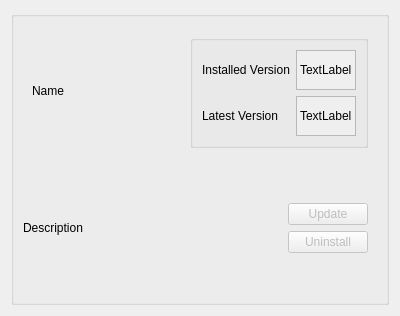
<?xml version="1.0" encoding="UTF-8"?>
<ui version="4.0">
 <class>listitem</class>
 <widget class="QWidget" name="listitem">
  <property name="geometry">
   <rect>
    <x>0</x>
    <y>0</y>
    <width>400</width>
    <height>316</height>
   </rect>
  </property>
  <property name="sizePolicy">
   <sizepolicy hsizetype="Preferred" vsizetype="Fixed">
    <horstretch>0</horstretch>
    <verstretch>0</verstretch>
   </sizepolicy>
  </property>
  <property name="windowTitle">
   <string>Plugin</string>
  </property>
  <layout class="QVBoxLayout" name="verticalLayout_2">
   <item>
    <widget class="QGroupBox" name="verticalGroupBox">
     <layout class="QVBoxLayout" name="verticalLayout">
      <item>
       <widget class="QWidget" name="horizontalWidget" native="true">
        <property name="sizePolicy">
         <sizepolicy hsizetype="Expanding" vsizetype="Minimum">
          <horstretch>0</horstretch>
          <verstretch>0</verstretch>
         </sizepolicy>
        </property>
        <property name="maximumSize">
         <size>
          <width>16777215</width>
          <height>300</height>
         </size>
        </property>
        <layout class="QHBoxLayout" name="horizontalLayout">
         <item>
          <widget class="QLabel" name="name">
           <property name="sizePolicy">
            <sizepolicy hsizetype="Preferred" vsizetype="Fixed">
             <horstretch>0</horstretch>
             <verstretch>0</verstretch>
            </sizepolicy>
           </property>
           <property name="maximumSize">
            <size>
             <width>16777215</width>
             <height>100</height>
            </size>
           </property>
           <property name="text">
            <string>Name</string>
           </property>
          </widget>
         </item>
         <item>
          <widget class="QGroupBox" name="gridGroupBox">
           <property name="sizePolicy">
            <sizepolicy hsizetype="Preferred" vsizetype="Fixed">
             <horstretch>0</horstretch>
             <verstretch>0</verstretch>
            </sizepolicy>
           </property>
           <property name="maximumSize">
            <size>
             <width>16777215</width>
             <height>200</height>
            </size>
           </property>
           <layout class="QGridLayout" name="gridLayout">
            <item row="1" column="0">
             <widget class="QLabel" name="label_3">
              <property name="maximumSize">
               <size>
                <width>16777215</width>
                <height>100</height>
               </size>
              </property>
              <property name="frameShape">
               <enum>QFrame::NoFrame</enum>
              </property>
              <property name="frameShadow">
               <enum>QFrame::Plain</enum>
              </property>
              <property name="text">
               <string>Latest Version</string>
              </property>
             </widget>
            </item>
            <item row="0" column="0">
             <widget class="QLabel" name="label_2">
              <property name="maximumSize">
               <size>
                <width>16777215</width>
                <height>100</height>
               </size>
              </property>
              <property name="contextMenuPolicy">
               <enum>Qt::PreventContextMenu</enum>
              </property>
              <property name="frameShape">
               <enum>QFrame::NoFrame</enum>
              </property>
              <property name="frameShadow">
               <enum>QFrame::Plain</enum>
              </property>
              <property name="text">
               <string>Installed Version</string>
              </property>
             </widget>
            </item>
            <item row="0" column="1">
             <widget class="QLabel" name="installedversion">
              <property name="maximumSize">
               <size>
                <width>16777215</width>
                <height>100</height>
               </size>
              </property>
              <property name="autoFillBackground">
               <bool>true</bool>
              </property>
              <property name="frameShape">
               <enum>QFrame::StyledPanel</enum>
              </property>
              <property name="frameShadow">
               <enum>QFrame::Raised</enum>
              </property>
              <property name="text">
               <string>TextLabel</string>
              </property>
              <property name="scaledContents">
               <bool>true</bool>
              </property>
             </widget>
            </item>
            <item row="1" column="1">
             <widget class="QLabel" name="latestversion">
              <property name="maximumSize">
               <size>
                <width>16777215</width>
                <height>100</height>
               </size>
              </property>
              <property name="autoFillBackground">
               <bool>true</bool>
              </property>
              <property name="frameShape">
               <enum>QFrame::StyledPanel</enum>
              </property>
              <property name="frameShadow">
               <enum>QFrame::Raised</enum>
              </property>
              <property name="text">
               <string>TextLabel</string>
              </property>
              <property name="scaledContents">
               <bool>true</bool>
              </property>
             </widget>
            </item>
           </layout>
          </widget>
         </item>
        </layout>
       </widget>
      </item>
      <item>
       <widget class="QWidget" name="horizontalWidget_2" native="true">
        <layout class="QHBoxLayout" name="horizontalLayout_2">
         <property name="leftMargin">
          <number>0</number>
         </property>
         <property name="topMargin">
          <number>0</number>
         </property>
         <property name="rightMargin">
          <number>0</number>
         </property>
         <property name="bottomMargin">
          <number>0</number>
         </property>
         <item>
          <widget class="QLabel" name="description">
           <property name="sizePolicy">
            <sizepolicy hsizetype="Expanding" vsizetype="Preferred">
             <horstretch>0</horstretch>
             <verstretch>0</verstretch>
            </sizepolicy>
           </property>
           <property name="minimumSize">
            <size>
             <width>0</width>
             <height>0</height>
            </size>
           </property>
           <property name="text">
            <string>Description</string>
           </property>
           <property name="wordWrap">
            <bool>true</bool>
           </property>
          </widget>
         </item>
         <item alignment="Qt::AlignVCenter">
          <widget class="QFrame" name="verticalFrame">
           <layout class="QVBoxLayout" name="verticalLayout_3">
            <item alignment="Qt::AlignRight">
             <widget class="QPushButton" name="updatebutton">
              <property name="enabled">
               <bool>false</bool>
              </property>
              <property name="maximumSize">
               <size>
                <width>85</width>
                <height>16777215</height>
               </size>
              </property>
              <property name="text">
               <string>Update</string>
              </property>
             </widget>
            </item>
            <item alignment="Qt::AlignRight">
             <widget class="QPushButton" name="uninstallbutton">
              <property name="enabled">
               <bool>false</bool>
              </property>
              <property name="maximumSize">
               <size>
                <width>85</width>
                <height>16777215</height>
               </size>
              </property>
              <property name="text">
               <string>Uninstall</string>
              </property>
             </widget>
            </item>
           </layout>
          </widget>
         </item>
        </layout>
       </widget>
      </item>
     </layout>
    </widget>
   </item>
  </layout>
 </widget>
 <resources/>
 <connections/>
</ui>
